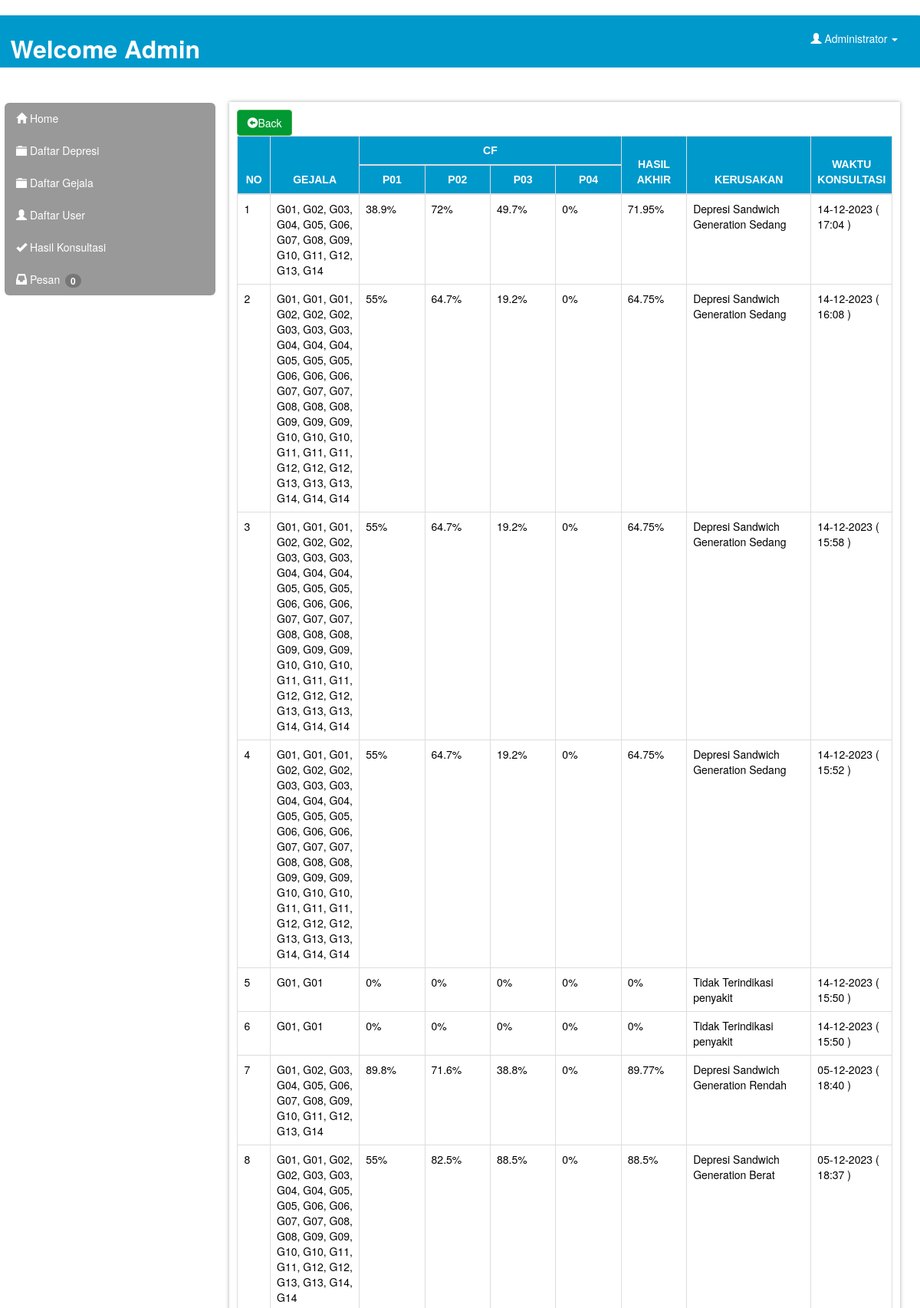
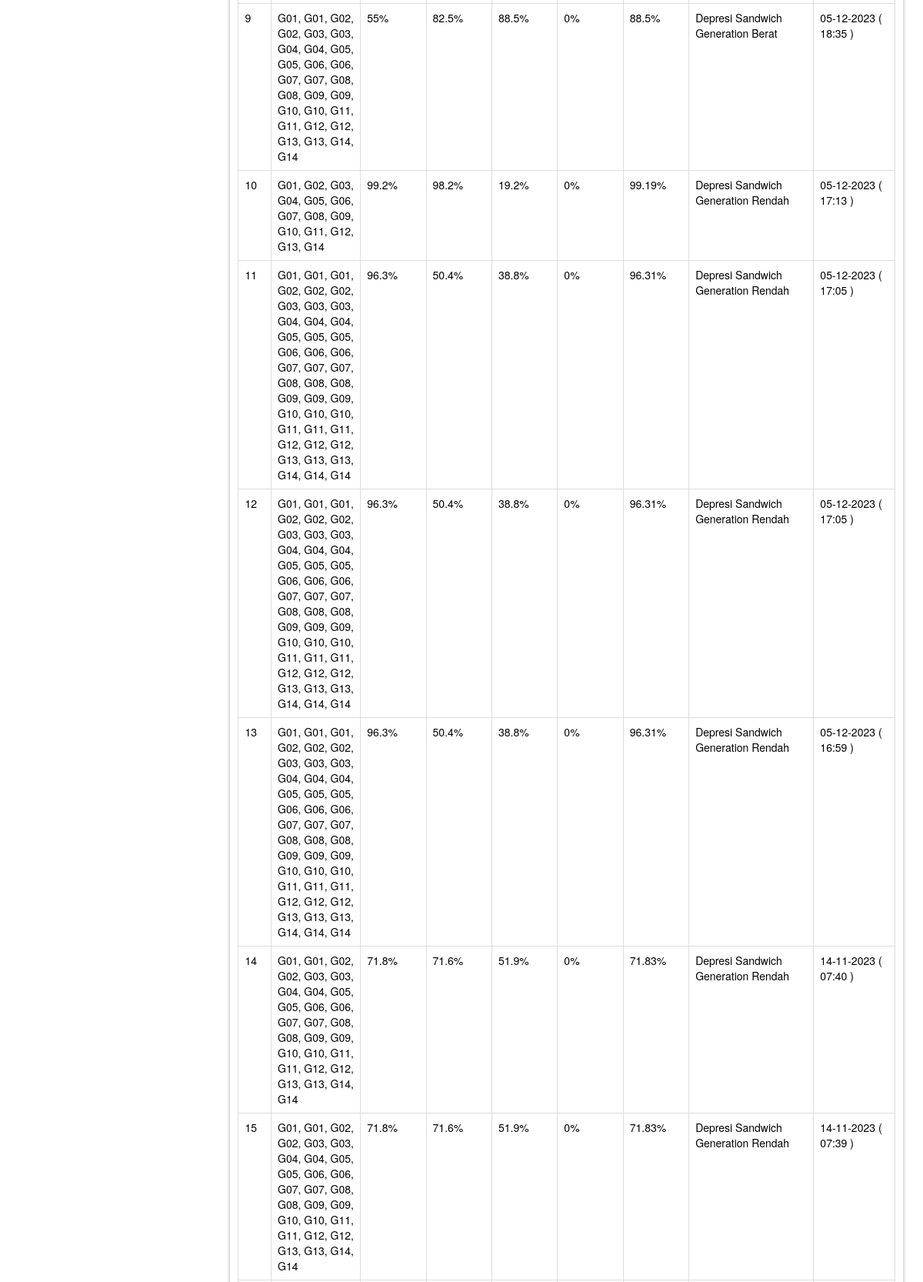
/Control/index.php?r=lihathasil&idh=10 (signed in, upper part), run on the app's committed database (2 pictures, top to bottom).
### tables this page shows
CREATE TABLE `hasil_konsultasi` (
  `id_hasilkonsultasi` int(11) NOT NULL,
  `no_konsul` int(11) NOT NULL,
  `id_member` int(11) NOT NULL,
  `kd_penyakit` varchar(5) NOT NULL,
  `cf1` double NOT NULL,
  `cf2` double NOT NULL,
  `cf3` double NOT NULL,
  `cf4` double NOT NULL,
  `max` double NOT NULL,
  `waktu` datetime NOT NULL
);

CREATE TABLE `penyakit` (
  `id_penyakit` int(11) NOT NULL,
  `kd_penyakit` varchar(5) NOT NULL,
  `nama_penyakit` varchar(100) NOT NULL,
  `keterangan` text NOT NULL,
  `penanggulangan` text NOT NULL
);

### Control/modules/hasil/lihathasil.php (the view, shortened to what this page needs)
<?php include "koneksi.php";
$sqlh = mysqli_query($con, "SELECT * FROM hasil_konsultasi WHERE id_member='$_GET[idh]'  ORDER BY no_konsul DESC");
?>
<div>
  <a href='?r=hasilkonsultasi' class='btn btn-success'> <span class='glyphicon glyphicon-circle-arrow-left'></span>Back</a>
</div>
<div class="table-responsive">
  <table class="table table-hover table-sm table-bordered">
    <thead class="bg-primary">
      <tr id="thpo">
        <th width='5%' class="text-center" rowspan="2">NO</th>
        <th class="text-center" rowspan="2">GEJALA</th>
        <th class="text-center" colspan="4">CF</th>
        <th width='10%' class="text-center" rowspan="2">HASIL AKHIR</th>
        <th width='19%' class="text-center" rowspan="2">KERUSAKAN</th>
        <th width='10%' class="text-center" rowspan="2">WAKTU KONSULTASI</th>
      </tr>
      <tr id="thpo">
        <th width='10%' class="text-center">P01</th>
        <th width='10%' class="text-center">P02</th>
        <th width='10%' class="text-center">P03</th>
        <th width='10%' class="text-center">P04</th>
      </tr>
    </thead>
    <tbody class="">
      <?php
      $no = 1;
      while ($rh = mysqli_fetch_array($sqlh)) {
        $tgl = substr($rh["waktu"], 8, 2);
        $bln = substr($rh["waktu"], 5, 2);
        $thn = substr($rh["waktu"], 0, 4);
        $jam = substr($rh["waktu"], 11, 5);
        $cekmax = $rh['max'];
        if ($cekmax > 0) {
          $sqlhp = mysqli_query($con, "SELECT * FROM penyakit WHERE kd_penyakit='$rh[kd_penyakit]'");
          $rhp = mysqli_fetch_array($sqlhp);
          $sqlhg = mysqli_query($con, "SELECT * FROM hasil_konsultasi,konsultasi WHERE hasil_konsultasi.no_konsul=konsultasi.no_konsul
              AND hasil_konsultasi.no_konsul='$rh[no_konsul]'
              AND konsultasi.no_konsul='$rh[no_konsul]' ");
          $gejala = array();
          while ($rhg = mysqli_fetch_array($sqlhg)) {
            $gejala[] = $rhg['kd_gejala'];
          }
          $r1 = $rh["cf1"];
          $r2 = $rh["cf2"];
          $r3 = $rh["cf3"];
          $r4 = $rh["cf4"];
          $r11 = $r1 * 100;
          $r22 = $r2 * 100;
          $r33 = $r3 * 100;
          $r44 = $r4 * 100;
          echo "<tr>
           <td >$no</td>
           <td>" . implode(', ', $gejala) . "</td>
           <td>$r11%</td>
           <td>$r22%</td>
           <td>$r33%</td>
           <td>$r44%</td>
           <td>$rh[max]%</td>
           <td>$rhp[nama_penyakit]</td>
           <td>$tgl-$bln-$thn    ( $jam )</td>
         </tr>";
          $no++;
        } else {
          $sqlhg = mysqli_query($con, "SELECT * FROM hasil_konsultasi,konsultasi WHERE hasil_konsultasi.no_konsul=konsultasi.no_konsul
          AND hasil_konsultasi.no_konsul='$rh[no_konsul]'
          AND konsultasi.no_konsul='$rh[no_konsul]' ");
          $gejala = array();
          while ($rhg = mysqli_fetch_array($sqlhg)) {
            $gejala[] = $rhg['kd_gejala'];
          }
          $r1 = $rh["cf1"];
          $r2 = $rh["cf2"];
          $r3 = $rh["cf3"];
          $r4 = $rh["cf4"];
          $r11 = $r1 * 100;
          $r22 = $r2 * 100;
          $r33 = $r3 * 100;
          $r44 = $r4 * 100;
          echo "<tr>
        <td >$no</td>
        <td>" . implode(', ', $gejala) . "</td>
        <td>$r11%</td>
        <td>$r22%</td>
        <td>$r33%</td>
        <td>$r44%</td>
        <td>$rh[max]%</td>
        <td>Tidak Terindikasi penyakit</td>
        <td>$tgl-$bln-$thn    ( $jam )</td>
        </tr>";
          $no++;
        }
      }
      ?>
    </tbody>
  </table>
</div>

### Control/style.css (style rules this page uses)
.btn-success { color:#fff; background-color:#009933; padding-right:: 30px; padding-left:: 30px; text-align:center; }
#thpo { text-align:center; background-color:#09c; padding: 10px; color:#ffffff; font-family:Arial; }
td { color:#000000; }
a { color: #ffffff !important; text-decoration: none; }

### data on the page
hasil_konsultasi: gejala "G01, G02, G03, G04, G05, G06, G07, G08, G09, G10, G11, G12, G13, G14", cf1 "38.9", cf2 "72", cf3 "49.7", cf4 "0", max "71.95", penyakit.nama_penyakit "Depresi Sandwich Generation Sedang", waktu "14", waktu "12", waktu "2023", waktu "17:04"
hasil_konsultasi: gejala "G01, G01, G01, G02, G02, G02, G03, G03, G03, G04, G04, G04, G05, G05, G05, G06, G06, G06, G07, G07, G07, G08, G08, G08, G09, G09, G09, G10, G10, G10, G11, G11, G11, G12, G12, G12, G13, G13, G13, G14, G14, G14", cf1 "55", cf2 "64.7", cf3 "19.2", cf4 "0", max "64.75", penyakit.nama_penyakit "Depresi Sandwich Generation Sedang", waktu "14", waktu "12", waktu "2023", waktu "16:08"
hasil_konsultasi: gejala "G01, G01, G01, G02, G02, G02, G03, G03, G03, G04, G04, G04, G05, G05, G05, G06, G06, G06, G07, G07, G07, G08, G08, G08, G09, G09, G09, G10, G10, G10, G11, G11, G11, G12, G12, G12, G13, G13, G13, G14, G14, G14", cf1 "55", cf2 "64.7", cf3 "19.2", cf4 "0", max "64.75", penyakit.nama_penyakit "Depresi Sandwich Generation Sedang", waktu "14", waktu "12", waktu "2023", waktu "15:58"
hasil_konsultasi: gejala "G01, G01, G01, G02, G02, G02, G03, G03, G03, G04, G04, G04, G05, G05, G05, G06, G06, G06, G07, G07, G07, G08, G08, G08, G09, G09, G09, G10, G10, G10, G11, G11, G11, G12, G12, G12, G13, G13, G13, G14, G14, G14", cf1 "55", cf2 "64.7", cf3 "19.2", cf4 "0", max "64.75", penyakit.nama_penyakit "Depresi Sandwich Generation Sedang", waktu "14", waktu "12", waktu "2023", waktu "15:52"
hasil_konsultasi: gejala "G01, G01", cf1 "0", cf2 "0", cf3 "0", cf4 "0", max "0", waktu "14", waktu "12", waktu "2023", waktu "15:50"
hasil_konsultasi: gejala "G01, G01", cf1 "0", cf2 "0", cf3 "0", cf4 "0", max "0", waktu "14", waktu "12", waktu "2023", waktu "15:50"
hasil_konsultasi: gejala "G01, G02, G03, G04, G05, G06, G07, G08, G09, G10, G11, G12, G13, G14", cf1 "89.8", cf2 "71.6", cf3 "38.8", cf4 "0", max "89.77", penyakit.nama_penyakit "Depresi Sandwich Generation Rendah", waktu "05", waktu "12", waktu "2023", waktu "18:40"
hasil_konsultasi: gejala "G01, G01, G02, G02, G03, G03, G04, G04, G05, G05, G06, G06, G07, G07, G08, G08, G09, G09, G10, G10, G11, G11, G12, G12, G13, G13, G14, G14", cf1 "55", cf2 "82.5", cf3 "88.5", cf4 "0", max "88.5", penyakit.nama_penyakit "Depresi Sandwich Generation Berat", waktu "05", waktu "12", waktu "2023", waktu "18:37"
hasil_konsultasi: gejala "G01, G01, G02, G02, G03, G03, G04, G04, G05, G05, G06, G06, G07, G07, G08, G08, G09, G09, G10, G10, G11, G11, G12, G12, G13, G13, G14, G14", cf1 "55", cf2 "82.5", cf3 "88.5", cf4 "0", max "88.5", penyakit.nama_penyakit "Depresi Sandwich Generation Berat", waktu "05", waktu "12", waktu "2023", waktu "18:35"
hasil_konsultasi: gejala "G01, G02, G03, G04, G05, G06, G07, G08, G09, G10, G11, G12, G13, G14", cf1 "99.2", cf2 "98.2", cf3 "19.2", cf4 "0", max "99.19", penyakit.nama_penyakit "Depresi Sandwich Generation Rendah", waktu "05", waktu "12", waktu "2023", waktu "17:13"
hasil_konsultasi: gejala "G01, G01, G01, G02, G02, G02, G03, G03, G03, G04, G04, G04, G05, G05, G05, G06, G06, G06, G07, G07, G07, G08, G08, G08, G09, G09, G09, G10, G10, G10, G11, G11, G11, G12, G12, G12, G13, G13, G13, G14, G14, G14", cf1 "96.3", cf2 "50.4", cf3 "38.8", cf4 "0", max "96.31", penyakit.nama_penyakit "Depresi Sandwich Generation Rendah", waktu "05", waktu "12", waktu "2023", waktu "17:05"
hasil_konsultasi: gejala "G01, G01, G01, G02, G02, G02, G03, G03, G03, G04, G04, G04, G05, G05, G05, G06, G06, G06, G07, G07, G07, G08, G08, G08, G09, G09, G09, G10, G10, G10, G11, G11, G11, G12, G12, G12, G13, G13, G13, G14, G14, G14", cf1 "96.3", cf2 "50.4", cf3 "38.8", cf4 "0", max "96.31", penyakit.nama_penyakit "Depresi Sandwich Generation Rendah", waktu "05", waktu "12", waktu "2023", waktu "17:05"
hasil_konsultasi: gejala "G01, G01, G01, G02, G02, G02, G03, G03, G03, G04, G04, G04, G05, G05, G05, G06, G06, G06, G07, G07, G07, G08, G08, G08, G09, G09, G09, G10, G10, G10, G11, G11, G11, G12, G12, G12, G13, G13, G13, G14, G14, G14", cf1 "96.3", cf2 "50.4", cf3 "38.8", cf4 "0", max "96.31", penyakit.nama_penyakit "Depresi Sandwich Generation Rendah", waktu "05", waktu "12", waktu "2023", waktu "16:59"
hasil_konsultasi: gejala "G01, G01, G02, G02, G03, G03, G04, G04, G05, G05, G06, G06, G07, G07, G08, G08, G09, G09, G10, G10, G11, G11, G12, G12, G13, G13, G14, G14", cf1 "71.8", cf2 "71.6", cf3 "51.9", cf4 "0", max "71.83", penyakit.nama_penyakit "Depresi Sandwich Generation Rendah", waktu "14", waktu "11", waktu "2023", waktu "07:40"
hasil_konsultasi: gejala "G01, G01, G02, G02, G03, G03, G04, G04, G05, G05, G06, G06, G07, G07, G08, G08, G09, G09, G10, G10, G11, G11, G12, G12, G13, G13, G14, G14", cf1 "71.8", cf2 "71.6", cf3 "51.9", cf4 "0", max "71.83", penyakit.nama_penyakit "Depresi Sandwich Generation Rendah", waktu "14", waktu "11", waktu "2023", waktu "07:39"

### other printed values
$rc "0"
